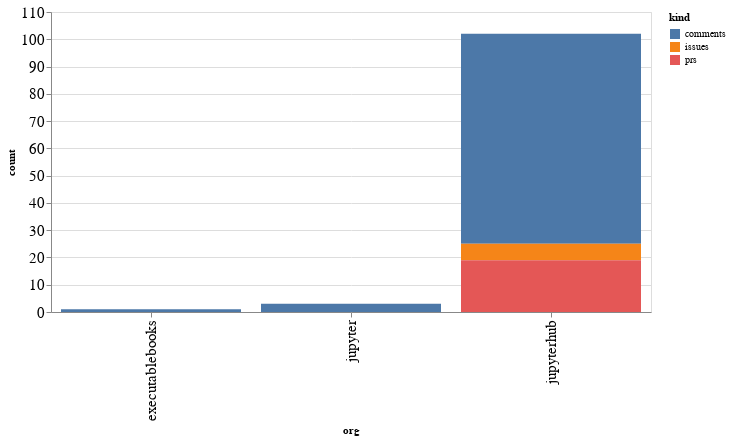

Notebook cell for this chart:
### Code cell
alt.Chart(org_summaries, width=600).mark_bar().encode(
    x='org',
    y='count',
    color='kind',
    tooltip="org"
)

### Figure 1 — Vega-Lite specification as saved in the notebook (floating-point values rounded to 4 significant figures)
{"config": {"axisLeft": {"labelFontSize": 15}, "axisBottom": {"labelFontSize": 15}}, "data": {"name": "data-1a7ac219190091b150e4912e43f96e93"}, "mark": "bar", "encoding": {"color": {"type": "nominal", "field": "kind"}, "tooltip": {"type": "nominal", "field": "org"}, "x": {"type": "nominal", "field": "org"}, "y": {"type": "quantitative", "field": "count"}}, "width": 600, "$schema": "https://vega.github.io/schema/vega-lite/v4.8.1.json", "datasets": {"data-1a7ac219190091b150e4912e43f96e93": [{"org": "executablebooks", "kind": "comments", "count": 1}, {"org": "jupyter", "kind": "comments", "count": 3}, {"org": "jupyterhub", "kind": "comments", "count": 77}, {"org": "jupyterhub", "kind": "issues", "count": 6}, {"org": "jupyterhub", "kind": "prs", "count": 19}]}}
